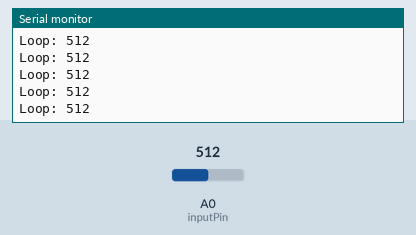
A sketch run on a simulated Arduino Zero (SAMD21). On the bench: the last lines printed to the serial monitor. Inputs (shaded band) come from the test bench; at power-on: A0 (inputPin) = 512.

Above: at 1.2 s.
1.3 s: A0 (inputPin) set to 716
At 1.31 s:
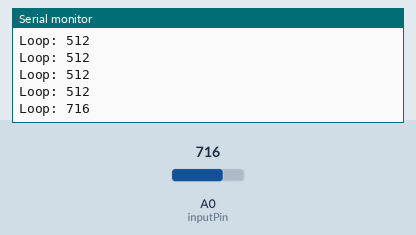
2.8 s: A0 (inputPin) set to 900
At 2.81 s:
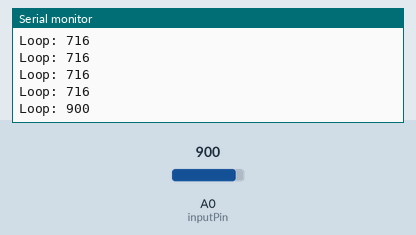
Timing chart, 0 to 5.8 s (numbered marks = the images above; inputs shaded):
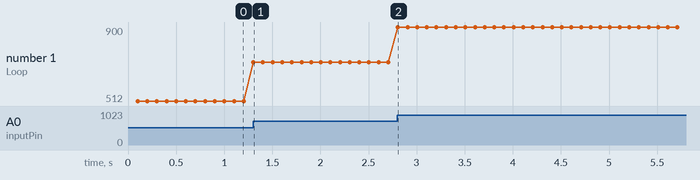

The sketch:

testAnalog.ino
```cpp
#define inputPin A0
int volume;

void setup()
{
 while(!SerialUSB);
 SerialUSB.write("Start");
}

void loop()
{
 SerialUSB.print("Loop: ");
 volume = analogRead(inputPin);
 SerialUSB.println(volume);
 delay(100);
}
```

Measured:
- after the input at 1.3 s, the serial monitor: prints a new line at once (image 1)
- after the input at 2.8 s, the serial monitor: prints a new line at once (image 2)
- plotted number 1: 512 → 716 after the input at 1.3 s, 716 → 900 after the input at 2.8 s
